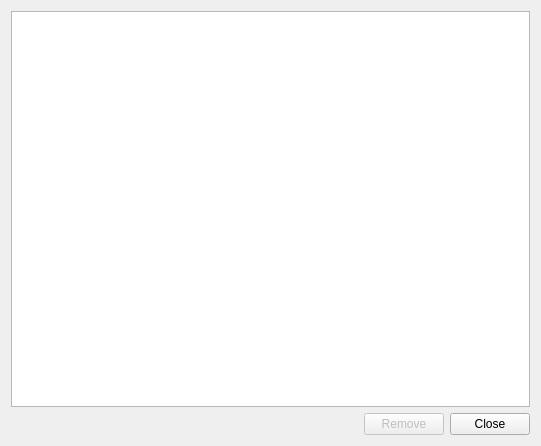
<?xml version="1.0" encoding="UTF-8"?>
<ui version="4.0">
 <class>ManageHeadsets</class>
 <widget class="QDialog" name="ManageHeadsets">
  <property name="geometry">
   <rect>
    <x>0</x>
    <y>0</y>
    <width>541</width>
    <height>446</height>
   </rect>
  </property>
  <property name="windowTitle">
   <string>Manage headsets</string>
  </property>
  <layout class="QVBoxLayout" name="verticalLayout">
   <item>
    <widget class="QListView" name="headset_list"/>
   </item>
   <item>
    <layout class="QHBoxLayout" name="horizontalLayout">
     <item>
      <spacer name="horizontalSpacer">
       <property name="orientation">
        <enum>Qt::Orientation::Horizontal</enum>
       </property>
       <property name="sizeHint" stdset="0">
        <size>
         <width>40</width>
         <height>20</height>
        </size>
       </property>
      </spacer>
     </item>
     <item>
      <widget class="QPushButton" name="button_remove">
       <property name="enabled">
        <bool>false</bool>
       </property>
       <property name="text">
        <string>Remove</string>
       </property>
       <property name="icon">
        <iconset theme="list-remove"/>
       </property>
      </widget>
     </item>
     <item>
      <widget class="QPushButton" name="button_close">
       <property name="text">
        <string>Close</string>
       </property>
       <property name="icon">
        <iconset theme="window-close"/>
       </property>
      </widget>
     </item>
    </layout>
   </item>
  </layout>
 </widget>
 <resources/>
 <connections>
  <connection>
   <sender>button_close</sender>
   <signal>clicked()</signal>
   <receiver>ManageHeadsets</receiver>
   <slot>accept()</slot>
   <hints>
    <hint type="sourcelabel">
     <x>516</x>
     <y>426</y>
    </hint>
    <hint type="destinationlabel">
     <x>494</x>
     <y>443</y>
    </hint>
   </hints>
  </connection>
 </connections>
</ui>
